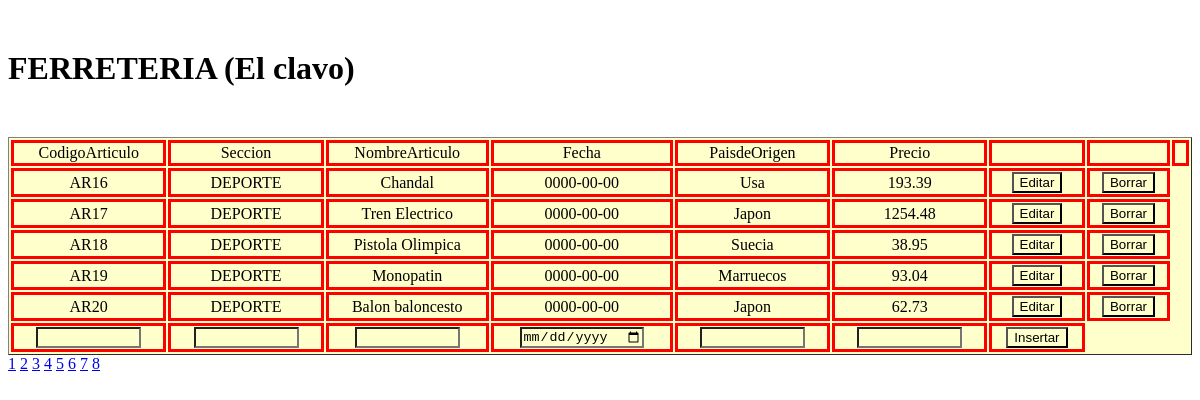
The app's page /Ferreteria/ejercicios/04_paginacion.php?pagina=4 with its own data.
### tables this page shows
CREATE TABLE `productos` (
  `CODIGOARTICULO` varchar(5) NOT NULL,
  `SECCION` varchar(25) NOT NULL,
  `NOMBREARTICULO` varchar(40) NOT NULL,
  `FECHA` date NOT NULL,
  `PAISDEORIGEN` varchar(25) NOT NULL,
  `PRECIO` varchar(8) NOT NULL
);

### Ferreteria/ejercicios/include/BD.php (called while the page is built, shortened)
<?php
include_once "productos.php";
class Base {
    private static function realizarConexion() {
        try {
            $conexion = new PDO("mysql:host=localhost; dbname=ferreteria", "root", "");
            $conexion->setAttribute(PDO::ATTR_ERRMODE, PDO::ERRMODE_EXCEPTION);
            $conexion->exec("SET CHARACTER SET utf8");
        } catch (PDOException $e) {
            echo 'ERROR - No se ha podido conectar con la BD: ' . $e->getMessage();
            exit;
        }
        return $conexion;
    }
    public static function getProductos() {
        try {
            $sql = "SELECT * FROM PRODUCTOS";
            $conexion = self::realizarConexion();
            $resultado = $conexion->query($sql);
            $arra_productos = array();
            while ($fila = $resultado->fetch()) {
                $arra_productos[] = new Productos($fila);
            }
        } catch (PDOException $e) {
            echo $e->getMessage();
        } finally {
            $conexion = null;
        }
        return $arra_productos;
    }
        public static function getProductosLimites($inicio,$fin){
           $sql="SELECT * FROM PRODUCTOS limit :n_inicio, :n_fin";
            $conexion=self::realizarConexion();
            $resultado=$conexion->prepare($sql);
            $resultado->bindValue(':n_inicio', $inicio , PDO::PARAM_INT);
            $resultado->bindValue(':n_fin', $fin, PDO::PARAM_INT);
            $resultado->execute();
            $arra_productos=array();
            while ($fila=$resultado->fetch()){
                $arra_productos[]= new Productos($fila);
            }
            return ($arra_productos);
        }
}
?>

### Ferreteria/ejercicios/include/productos.php (called while the page is built, shortened)
<?Php
class Productos {
	private $codigoArticulo;
	private $seccion;
	private $nombreArticulo;
	private $fecha;
	private $paisdeOrigen;
	private $precio;
	function __Construct ($registro){
		$this->codigoArticulo=  $registro['CODIGOARTICULO'];
		$this->seccion = $registro['SECCION'];
		$this->nombreArticulo = $registro['NOMBREARTICULO'];
		$this->fecha = $registro['FECHA'];
		$this->paisdeOrigen = $registro['PAISDEORIGEN'];
		$this->precio = $registro['PRECIO'];
	}
	function getCodigoarticulo(){
		return $this->codigoArticulo;
	}
	function getSeccion(){
		return $this->seccion;
	}
	function getNombreArticulo(){
		return $this->nombreArticulo;
	}
	function getFecha(){
		return $this->fecha;
	}
	function getPaisdeOrigen(){
		return $this->paisdeOrigen;
	}
	function getPrecio(){
		return $this->precio;
	}
}
?>

### Ferreteria/ejercicios/04_paginacion.php (the view, shortened to what this page needs)
<!doctype html>
<html>
<head>
<link rel="stylesheet" type="text/css" href="estilo/miestilo.css"/>
</head>
<body>
<?Php
require_once "./include/productos.php";
require_once "./include/BD.php";
$array_de_productos = Base::getProductos();
$tamanio_pagina=5;
if (isset($_GET["pagina"])){
		if ($_GET["pagina"]==1){
			header ("Location:04_paginacion.php");
		}else{
			$pagina=$_GET["pagina"];
		}
}else{
		$pagina=1;
	}
$numero_filas=count($array_de_productos);
$total_paginas=ceil($numero_filas/$tamanio_pagina);
$inicio_desde=($pagina-1)*$tamanio_pagina;
$array_de_productos = Base::getProductosLimites($inicio_desde,$tamanio_pagina);
?>
<div id="barrasuperior">
<h1><span class="subtitulo2">FERRETERIA (El clavo)</span></h1>
</div>
<div id="contenedor">
<form action="<?Php  echo   $_SERVER['PHP_SELF'];  ?>" method="post">
  <table width="100%" border="1" align="center">
    <tr >
      <td class="primera_fila">CodigoArticulo</td>
      <td class="primera_fila">Seccion</td>
      <td class="primera_fila">NombreArticulo</td>
      <td class="primera_fila">Fecha</td>
      <td class="primera_fila">PaisdeOrigen </td>
      <td class="primera_fila">Precio</td>
      <td class="sin">&nbsp;</td>
      <td class="sin">&nbsp;</td>
      <td class="sin">&nbsp;</td>
    </tr>
   <?Php
   foreach ($array_de_productos as $producto):?>
   	<tr>
      <td> <?Php echo $producto->getCodigoArticulo(); ?></td>
      <td> <?Php echo $producto->getSeccion(); ?></td>
      <td> <?Php echo $producto->getNombreArticulo(); ?></td>
      <td> <?Php echo $producto->getFecha(); ?></td>
      <td> <?Php echo $producto->getPaisdeOrigen();?></td>
      <td> <?Php echo $producto->getPrecio(); ?></td>
    <td class='bot'><a href="04_editar.php?selcodigo=<?Php echo $producto->getCodigoArticulo(); ?> & selseccion=<?Php echo $producto->getSeccion();?> & selnombre=<?Php echo $producto->getNombreArticulo();?> & selfecha=<?Php echo $producto->getFecha();?> & selpais=<?Php echo $producto->getPaisdeOrigen();?>& selprecio=<?Php echo $producto->getPrecio();?>"> <input type='button' name='up' id='up' value='Editar'></a></td>
<td class="bot"><a href="04_borrar.php?selcodigo=<?Php echo $producto->getCodigoArticulo(); ?>"><input type='button' name='del' id='del' value='Borrar'></a></td>
    </tr>
    <?Php
	endforeach;
    ?>
	<tr>
	  <td><input type='text' name='f_codigo' size='10' class='centrado'></td>
      <td><input type='text' name='f_seccion' size='10' class='centrado'></td>
      <td><input type='text' name='f_nombre' size='10' class='centrado'></td>
      <td><input type='date' name='f_fecha' size='10' class='centrado'></td>
       <td><input type='text' name='f_pais' size='10' class='centrado'></td>
      <td><input type='text' name=' f_precio' size='10' class='centrado'></td>
      <td class='bot'><input type='submit' name='cr' id='cr' value='Insertar'></td></tr>
  </table>
  <?Php
  for ($i=1;$i<=$total_paginas;$i++){
	echo "<a href='?pagina=" .$i. "'>".$i. "</a>  ";
  }?>
</form>
<p>&nbsp;</p>
</div>
</body>
</html>

### TiendaImagenes/css/miestilo.css (style rules this page uses)
table { background-color:#FFC; margin:auto }
tr,td { border:solid; border-color:#F00; text-align:center; }
input { background-color:#FFC; }
div { margin-top:50px; margin-bottom: 50px; }

### records on screen
productos: CODIGOARTICULO "AR16", SECCION "DEPORTE", NOMBREARTICULO "Chandal", FECHA "0000-00-00", PAISDEORIGEN "Usa", PRECIO "193.39"
productos: CODIGOARTICULO "AR17", SECCION "DEPORTE", NOMBREARTICULO "Tren Electrico", FECHA "0000-00-00", PAISDEORIGEN "Japon", PRECIO "1254.48"
productos: CODIGOARTICULO "AR18", SECCION "DEPORTE", NOMBREARTICULO "Pistola Olimpica", FECHA "0000-00-00", PAISDEORIGEN "Suecia", PRECIO "38.95"
productos: CODIGOARTICULO "AR19", SECCION "DEPORTE", NOMBREARTICULO "Monopatin", FECHA "0000-00-00", PAISDEORIGEN "Marruecos", PRECIO "93.04"
productos: CODIGOARTICULO "AR20", SECCION "DEPORTE", NOMBREARTICULO "Balon baloncesto", FECHA "0000-00-00", PAISDEORIGEN "Japon", PRECIO "62.73"
